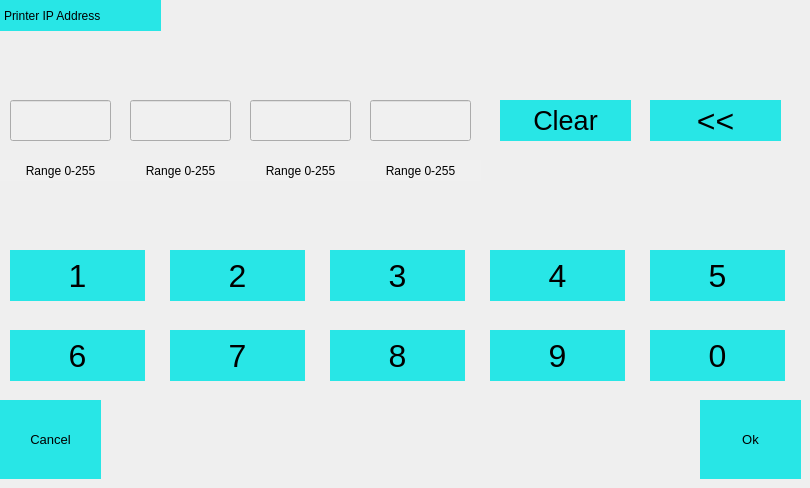
   <widget class="QWidget" name="IpAddressPage">
    <widget class="QToolButton" name="toolButton_backspaceIp_ipAddressPage_9">
     <property name="geometry">
      <rect>
       <x>650</x>
       <y>100</y>
       <width>131</width>
       <height>41</height>
      </rect>
     </property>
     <property name="font">
      <font>
       <pointsize>24</pointsize>
      </font>
     </property>
     <property name="styleSheet">
      <string notr="true">border:1px solid #000000;
background-color: rgb(40, 230, 230);
border-color: rgb(40, 230, 230);</string>
     </property>
     <property name="text">
      <string>&lt;&lt;</string>
     </property>
    </widget>
    <widget class="QLabel" name="label_ipRange_3_ipAddressPage_9">
     <property name="geometry">
      <rect>
       <x>240</x>
       <y>160</y>
       <width>121</width>
       <height>21</height>
      </rect>
     </property>
     <property name="styleSheet">
      <string notr="true">border:1px solid #000000;
background-color: rgb(240, 240, 240);
border-color: rgb(240, 240, 240);</string>
     </property>
     <property name="text">
      <string>Range 0-255</string>
     </property>
     <property name="alignment">
      <set>Qt::AlignCenter</set>
     </property>
    </widget>
    <widget class="QToolButton" name="toolButton_OkIp_ipAddressPage_9">
     <property name="geometry">
      <rect>
       <x>700</x>
       <y>400</y>
       <width>101</width>
       <height>79</height>
      </rect>
     </property>
     <property name="font">
      <font>
       <pointsize>10</pointsize>
      </font>
     </property>
     <property name="styleSheet">
      <string notr="true">border:1px solid #000000;
background-color: rgb(40, 230, 230);
border-color: rgb(40, 230, 230);</string>
     </property>
     <property name="text">
      <string>Ok</string>
     </property>
     <property name="icon">
      <iconset>
       <normaloff>:/ekf04_Teal_Icons/icons/Teal_backgrund/Confirm_active.bmp</normaloff>:/ekf04_Teal_Icons/icons/Teal_backgrund/Confirm_active.bmp</iconset>
     </property>
     <property name="iconSize">
      <size>
       <width>60</width>
       <height>60</height>
      </size>
     </property>
     <property name="toolButtonStyle">
      <enum>Qt::ToolButtonTextUnderIcon</enum>
     </property>
    </widget>
    <widget class="QLabel" name="label_ipRange_4_ipAddressPage_9">
     <property name="geometry">
      <rect>
       <x>360</x>
       <y>160</y>
       <width>121</width>
       <height>21</height>
      </rect>
     </property>
     <property name="styleSheet">
      <string notr="true">border:1px solid #000000;
background-color: rgb(240, 240, 240);
border-color: rgb(240, 240, 240);</string>
     </property>
     <property name="text">
      <string>Range 0-255</string>
     </property>
     <property name="alignment">
      <set>Qt::AlignCenter</set>
     </property>
    </widget>
    <widget class="QToolButton" name="toolButton_ip_7_ipAddressPage_9">
     <property name="geometry">
      <rect>
       <x>170</x>
       <y>330</y>
       <width>135</width>
       <height>51</height>
      </rect>
     </property>
     <property name="font">
      <font>
       <pointsize>24</pointsize>
      </font>
     </property>
     <property name="styleSheet">
      <string notr="true">border:1px solid #000000;
background-color: rgb(40, 230, 230);
border-color: rgb(40, 230, 230);</string>
     </property>
     <property name="text">
      <string>7</string>
     </property>
    </widget>
    <widget class="QToolButton" name="toolButton_ip_9_ipAddressPage_9">
     <property name="geometry">
      <rect>
       <x>490</x>
       <y>330</y>
       <width>135</width>
       <height>51</height>
      </rect>
     </property>
     <property name="font">
      <font>
       <pointsize>24</pointsize>
      </font>
     </property>
     <property name="styleSheet">
      <string notr="true">border:1px solid #000000;
background-color: rgb(40, 230, 230);
border-color: rgb(40, 230, 230);</string>
     </property>
     <property name="text">
      <string>9</string>
     </property>
    </widget>
    <widget class="QToolButton" name="toolButton_cancelIP_ipAddressPage_9">
     <property name="geometry">
      <rect>
       <x>0</x>
       <y>400</y>
       <width>101</width>
       <height>79</height>
      </rect>
     </property>
     <property name="font">
      <font>
       <pointsize>10</pointsize>
      </font>
     </property>
     <property name="styleSheet">
      <string notr="true">border:1px solid #000000;
background-color: rgb(40, 230, 230);
border-color: rgb(40, 230, 230);</string>
     </property>
     <property name="text">
      <string>Cancel</string>
     </property>
     <property name="icon">
      <iconset>
       <normaloff>:/ekf04_Teal_Icons/icons/Teal_backgrund/Cancel 1_Active.bmp</normaloff>:/ekf04_Teal_Icons/icons/Teal_backgrund/Cancel 1_Active.bmp</iconset>
     </property>
     <property name="iconSize">
      <size>
       <width>60</width>
       <height>60</height>
      </size>
     </property>
     <property name="toolButtonStyle">
      <enum>Qt::ToolButtonTextUnderIcon</enum>
     </property>
    </widget>
    <widget class="QToolButton" name="toolButton_ip_6_ipAddressPage_9">
     <property name="geometry">
      <rect>
       <x>10</x>
       <y>330</y>
       <width>135</width>
       <height>51</height>
      </rect>
     </property>
     <property name="font">
      <font>
       <pointsize>24</pointsize>
      </font>
     </property>
     <property name="styleSheet">
      <string notr="true">border:1px solid #000000;
background-color: rgb(40, 230, 230);
border-color: rgb(40, 230, 230);</string>
     </property>
     <property name="text">
      <string>6</string>
     </property>
    </widget>
    <widget class="QToolButton" name="toolButton_ip_3_ipAddressPage_9">
     <property name="geometry">
      <rect>
       <x>330</x>
       <y>250</y>
       <width>135</width>
       <height>51</height>
      </rect>
     </property>
     <property name="font">
      <font>
       <pointsize>24</pointsize>
      </font>
     </property>
     <property name="styleSheet">
      <string notr="true">border:1px solid #000000;
background-color: rgb(40, 230, 230);
border-color: rgb(40, 230, 230);</string>
     </property>
     <property name="text">
      <string>3</string>
     </property>
    </widget>
    <widget class="QLineEdit" name="lineEdit_IP_3_ipAddressPage_9">
     <property name="geometry">
      <rect>
       <x>250</x>
       <y>100</y>
       <width>101</width>
       <height>41</height>
      </rect>
     </property>
     <property name="styleSheet">
      <string notr="true">background-color: rgb(240, 240, 240);
</string>
     </property>
    </widget>
    <widget class="QLineEdit" name="lineEdit_IP_1_ipAddressPage_9">
     <property name="geometry">
      <rect>
       <x>10</x>
       <y>100</y>
       <width>101</width>
       <height>41</height>
      </rect>
     </property>
     <property name="styleSheet">
      <string notr="true">background-color: rgb(240, 240, 240);
</string>
     </property>
    </widget>
    <widget class="QToolButton" name="toolButton_ip_1_ipAddressPage_9">
     <property name="geometry">
      <rect>
       <x>10</x>
       <y>250</y>
       <width>135</width>
       <height>51</height>
      </rect>
     </property>
     <property name="font">
      <font>
       <pointsize>24</pointsize>
      </font>
     </property>
     <property name="styleSheet">
      <string notr="true">border:1px solid #000000;
background-color: rgb(40, 230, 230);
border-color: rgb(40, 230, 230);</string>
     </property>
     <property name="text">
      <string>1</string>
     </property>
    </widget>
    <widget class="QToolButton" name="toolButton_ip_5_ipAddressPage_9">
     <property name="geometry">
      <rect>
       <x>650</x>
       <y>250</y>
       <width>135</width>
       <height>51</height>
      </rect>
     </property>
     <property name="font">
      <font>
       <pointsize>24</pointsize>
      </font>
     </property>
     <property name="styleSheet">
      <string notr="true">border:1px solid #000000;
background-color: rgb(40, 230, 230);
border-color: rgb(40, 230, 230);</string>
     </property>
     <property name="text">
      <string>5</string>
     </property>
    </widget>
    <widget class="QLineEdit" name="lineEdit_IP_2_ipAddressPage_9">
     <property name="geometry">
      <rect>
       <x>130</x>
       <y>100</y>
       <width>101</width>
       <height>41</height>
      </rect>
     </property>
     <property name="styleSheet">
      <string notr="true">background-color: rgb(240, 240, 240);
</string>
     </property>
    </widget>
    <widget class="QLabel" name="label_ipRange_2_ipAddressPage_9">
     <property name="geometry">
      <rect>
       <x>120</x>
       <y>160</y>
       <width>121</width>
       <height>21</height>
      </rect>
     </property>
     <property name="styleSheet">
      <string notr="true">border:1px solid #000000;
background-color: rgb(240, 240, 240);
border-color: rgb(240, 240, 240);</string>
     </property>
     <property name="text">
      <string>Range 0-255</string>
     </property>
     <property name="alignment">
      <set>Qt::AlignCenter</set>
     </property>
    </widget>
    <widget class="QLineEdit" name="lineEdit_IP_4_ipAddressPage_9">
     <property name="geometry">
      <rect>
       <x>370</x>
       <y>100</y>
       <width>101</width>
       <height>41</height>
      </rect>
     </property>
     <property name="styleSheet">
      <string notr="true">background-color: rgb(240, 240, 240);
</string>
     </property>
    </widget>
    <widget class="QToolButton" name="toolButton_ip_8_ipAddressPage_9">
     <property name="geometry">
      <rect>
       <x>330</x>
       <y>330</y>
       <width>135</width>
       <height>51</height>
      </rect>
     </property>
     <property name="font">
      <font>
       <pointsize>24</pointsize>
      </font>
     </property>
     <property name="styleSheet">
      <string notr="true">border:1px solid #000000;
background-color: rgb(40, 230, 230);
border-color: rgb(40, 230, 230);</string>
     </property>
     <property name="text">
      <string>8</string>
     </property>
    </widget>
    <widget class="QLabel" name="label_ipRange_1_ipAddressPage_9">
     <property name="geometry">
      <rect>
       <x>0</x>
       <y>160</y>
       <width>121</width>
       <height>21</height>
      </rect>
     </property>
     <property name="styleSheet">
      <string notr="true">border:1px solid #000000;
background-color: rgb(240, 240, 240);
border-color: rgb(240, 240, 240);</string>
     </property>
     <property name="text">
      <string>Range 0-255</string>
     </property>
     <property name="alignment">
      <set>Qt::AlignCenter</set>
     </property>
    </widget>
    <widget class="QToolButton" name="toolButton_ip_2_ipAddressPage_9">
     <property name="geometry">
      <rect>
       <x>170</x>
       <y>250</y>
       <width>135</width>
       <height>51</height>
      </rect>
     </property>
     <property name="font">
      <font>
       <pointsize>24</pointsize>
      </font>
     </property>
     <property name="styleSheet">
      <string notr="true">border:1px solid #000000;
background-color: rgb(40, 230, 230);
border-color: rgb(40, 230, 230);</string>
     </property>
     <property name="text">
      <string>2</string>
     </property>
    </widget>
    <widget class="QToolButton" name="toolButton_clearIp_ipAddressPage_9">
     <property name="geometry">
      <rect>
       <x>500</x>
       <y>100</y>
       <width>131</width>
       <height>41</height>
      </rect>
     </property>
     <property name="font">
      <font>
       <pointsize>20</pointsize>
      </font>
     </property>
     <property name="styleSheet">
      <string notr="true">border:1px solid #000000;
background-color: rgb(40, 230, 230);
border-color: rgb(40, 230, 230);</string>
     </property>
     <property name="text">
      <string>Clear</string>
     </property>
    </widget>
    <widget class="QToolButton" name="toolButton_ip_4_ipAddressPage_9">
     <property name="geometry">
      <rect>
       <x>490</x>
       <y>250</y>
       <width>135</width>
       <height>51</height>
      </rect>
     </property>
     <property name="font">
      <font>
       <pointsize>24</pointsize>
      </font>
     </property>
     <property name="styleSheet">
      <string notr="true">border:1px solid #000000;
background-color: rgb(40, 230, 230);
border-color: rgb(40, 230, 230);</string>
     </property>
     <property name="text">
      <string>4</string>
     </property>
    </widget>
    <widget class="QLabel" name="label_printerIPAddr_ipAddressPage_9">
     <property name="geometry">
      <rect>
       <x>0</x>
       <y>0</y>
       <width>161</width>
       <height>31</height>
      </rect>
     </property>
     <property name="styleSheet">
      <string notr="true">border:1px solid #000000;
background-color: rgb(40, 230, 230);
border-color: rgb(40, 230, 230);</string>
     </property>
     <property name="text">
      <string>Printer IP Address</string>
     </property>
    </widget>
    <widget class="QToolButton" name="toolButton_ip_0_ipAddressPage_9">
     <property name="geometry">
      <rect>
       <x>650</x>
       <y>330</y>
       <width>135</width>
       <height>51</height>
      </rect>
     </property>
     <property name="font">
      <font>
       <pointsize>24</pointsize>
      </font>
     </property>
     <property name="styleSheet">
      <string notr="true">border:1px solid #000000;
background-color: rgb(40, 230, 230);
border-color: rgb(40, 230, 230);</string>
     </property>
     <property name="text">
      <string>0</string>
     </property>
    </widget>
   </widget>
